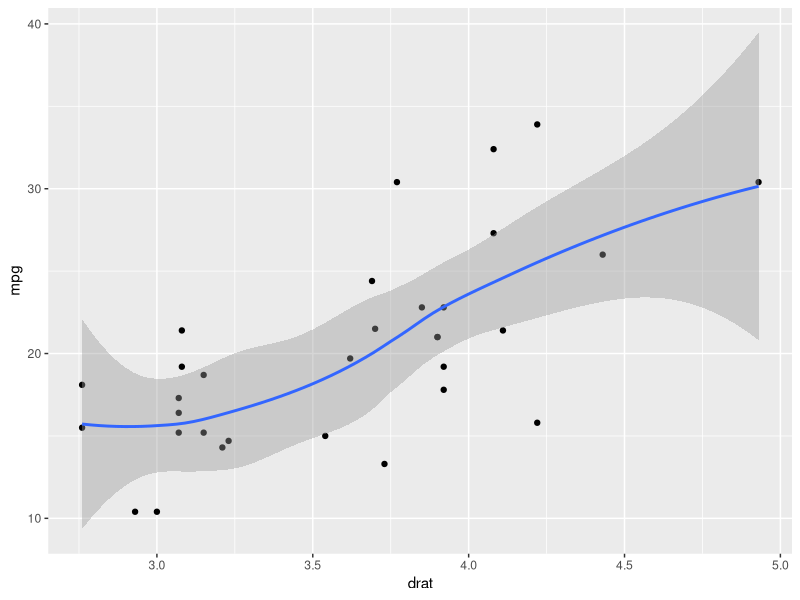

Write the R code that produced this figure.
## ---- chunk 1
options(htmltools.dir.version = FALSE)
## ---- chunk 2
library(tidyverse)
mtcars %>% 
  ggplot(aes(x = drat, y = mpg)) + 
    geom_point() + 
    geom_smooth()
